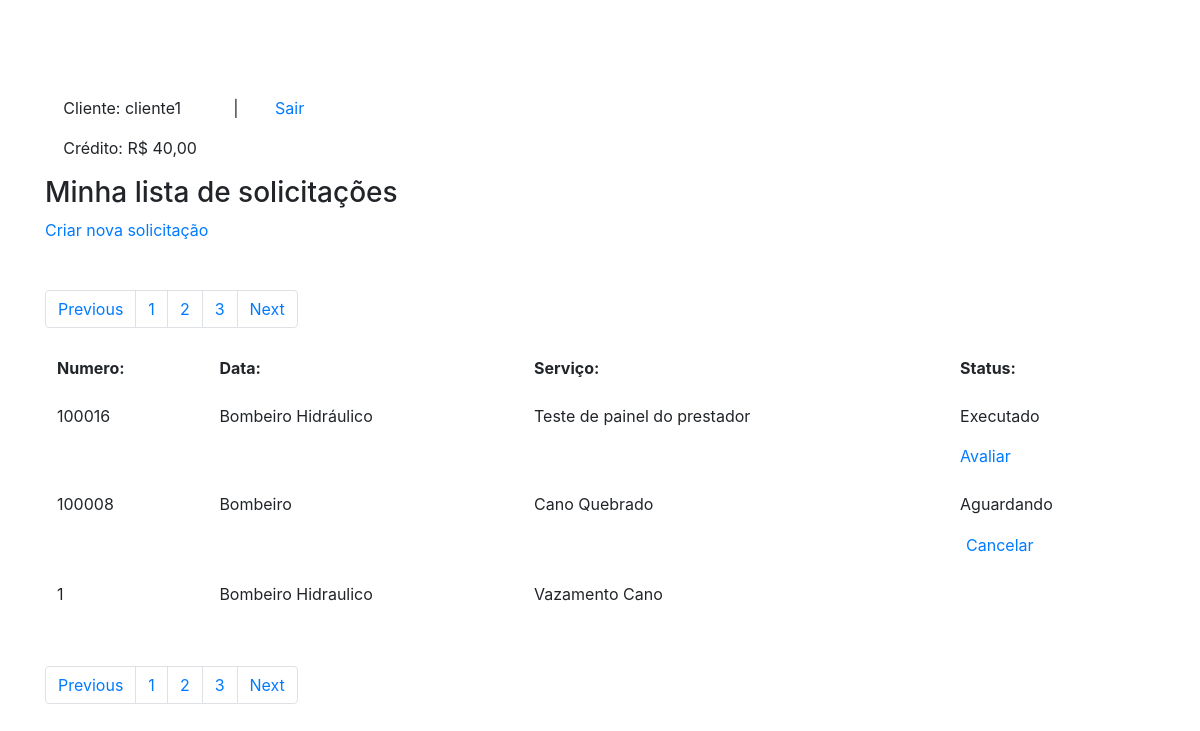
The page /listasolicitacao.php (signed in) on the database as committed earlier.
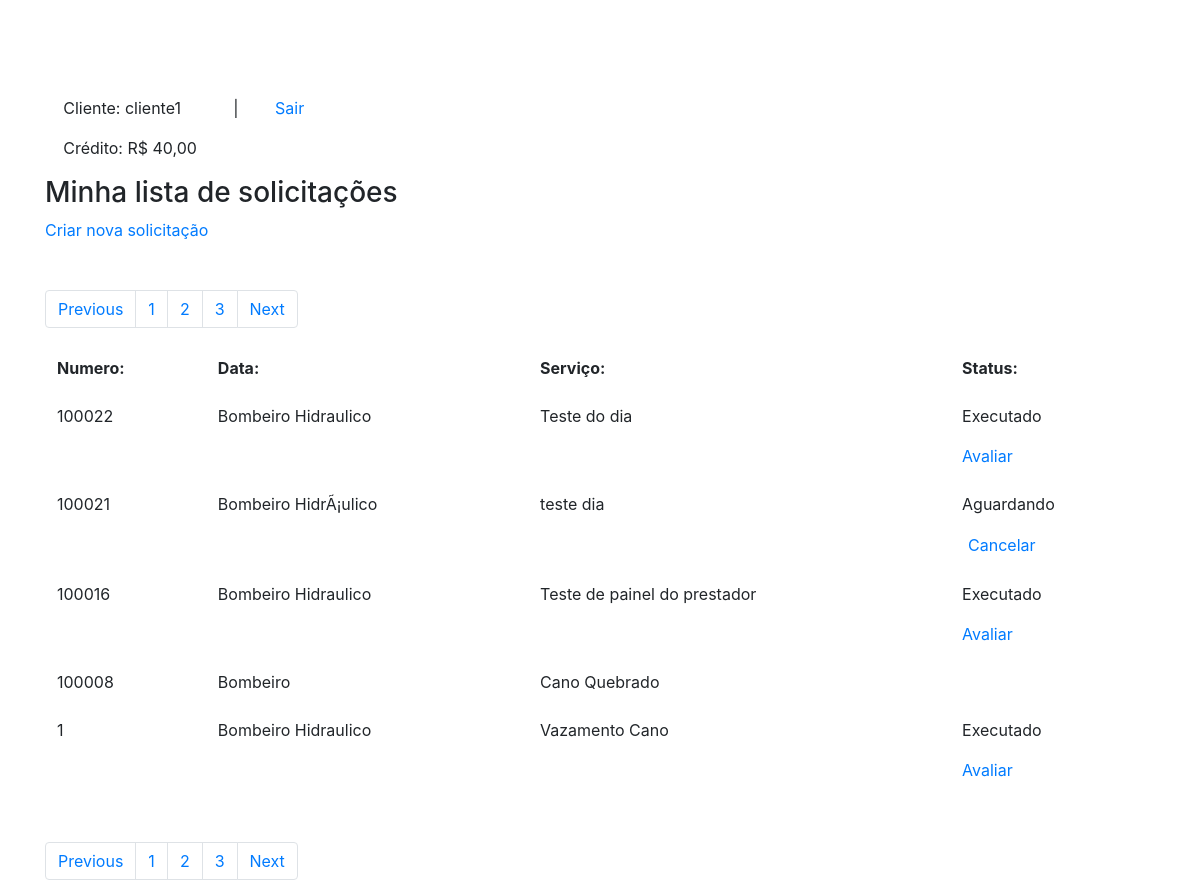
The same page on the database as committed later.
### tables this page shows
CREATE TABLE IF NOT EXISTS `servicos` (
  `numero_id` int(7) NOT NULL AUTO_INCREMENT,
  `nome_servico` varchar(220) NOT NULL,
  `descricao_servico` varchar(220) NOT NULL,
  `preco_servico` varchar(220) NOT NULL,
  `status_servico` varchar(30) NOT NULL,
  `id_cliente` varchar(100) NOT NULL,
  `email_cliente` varchar(140) NOT NULL,
  `id_prestador` int(100) NOT NULL,
  `email_prestador` varchar(140) NOT NULL,
  `dia_pedido` varchar(30) NOT NULL,
  PRIMARY KEY (`numero_id`)
);

### listasolicitacao.php (the view, shortened to what this page needs)
<?php
include_once ('conexao.php');
?>
<!DOCTYPE html>
<html>
    <head>
        <link rel="stylesheet" href="https://stackpath.bootstrapcdn.com/bootstrap/4.1.3/css/bootstrap.min.css">
    </head>
    <body>
        <div class="container mt-5 pt-5">
            <div class="w-25 d-flex justify-content-around">
                <div>
                    <p>Cliente: <?php echo $_SESSION['nome'];?></p>
                    <p>Crédito: R$ <?php echo $_SESSION['credito'];?>,00</p>
                </div>
                <span>|</span>
                <a href="logout.php">Sair</a>
            </div>
            <div class="form-group">
                <table class="table table-borderless">
                    <thead>
                        <h3>Minha lista de solicitações</h3>
                        <a href="solicitacaoservico.php">Criar nova solicitação</a>
                    </thead>
                    <div class="mt-5">
                        <nav aria-label="Page navigation example">
                            <ul class="pagination">
                                <li class="page-item"><a class="page-link" href="#">Previous</a></li>
                                <li class="page-item"><a class="page-link" href="#">1</a></li>
                                <li class="page-item"><a class="page-link" href="#">2</a></li>
                                <li class="page-item"><a class="page-link" href="#">3</a></li>
                                <li class="page-item"><a class="page-link" href="#">Next</a></li>
                            </ul>
                        </nav>
                    </div>
                    <tbody>
                        <tr>
                            <th>Numero:</th>
                            <th>Data:</th>
                            <th>Serviço:</th>
                            <th>Status:</th>
                        </tr>
                        <?php
                        $id = $_SESSION['id'];
                        $query_servico = "  SELECT *
                                            FROM servicos as s
                                            INNER JOIN clientes as c
                                            ON s.id_cliente = c.id
                                            WHERE c.id = $id
                                            ORDER BY numero_id DESC";
                        $result_servico = $conn->prepare($query_servico);
                        $result_servico->execute();
                        while($row_servico = $result_servico->fetch(PDO::FETCH_ASSOC)){
                            extract($row_servico);
                        ?>
                        <tr>
                            <td><?php echo "$numero_id"; ?></td>
                            <td><?php echo "$nome_servico"?></td>
                            <td><?php echo "$descricao_servico"?></td>
                            <td>
                                <div class="d-block">
                                    <?php
                                    if($status_servico == "1"){
                                       echo " <p href='#'>
                                       Aguardando</p>";
                                    }elseif($status_servico == "2"){
                                        echo " <p href='#'>
                                       Executado</p>";
                                    }
                                    ?>
                                    <?php
                                    if($status_servico == "1"){
                                       echo "
                                       <form method='post' action='excluir_servico.php'>
                                       <input type='hidden' name='id' value='$numero_id'>
                                       <button type='submit' style='border:none; color: #007bff;
                                       text-decoration: none;
                                       background-color: transparent;'>Cancelar</button>
                                       </form>";
                                    }elseif($status_servico == "2"){
                                        echo " <a href='avaliacao.php'>
                                       Avaliar</a>";
                                    }
                                    ?>
                                </div>
                            </td>
                        </tr>
                        <?php } ?>
                    </tbody>
                </table>
                <div class="mt-5">
                    <nav aria-label="Page navigation example">
                        <ul class="pagination">
                            <li class="page-item"><a class="page-link" href="#">Previous</a></li>
                            <li class="page-item"><a class="page-link" href="#">1</a></li>
                            <li class="page-item"><a class="page-link" href="#">2</a></li>
                            <li class="page-item"><a class="page-link" href="#">3</a></li>
                            <li class="page-item"><a class="page-link" href="#">Next</a></li>
                        </ul>
                    </nav>
                </div>
            </div>
        </div>
    </body>
</html>

Rows that differ between the two databases and show on the page:
added servicos: numero_id "100022", nome_servico "Bombeiro Hidraulico", descricao_servico "Teste do dia", status_servico "Executado"
added servicos: numero_id "100021", nome_servico "Bombeiro HidrÃ¡ulico", descricao_servico "teste dia", status_servico "Aguardando"
changed servicos "Teste de painel do prestador": nome_servico "Bombeiro Hidráulico" → "Bombeiro Hidraulico"
changed servicos "Bombeiro": no longer shows "Aguardando Cancelar"
changed servicos "Vazamento Cano": now shows "Executado Avaliar"
